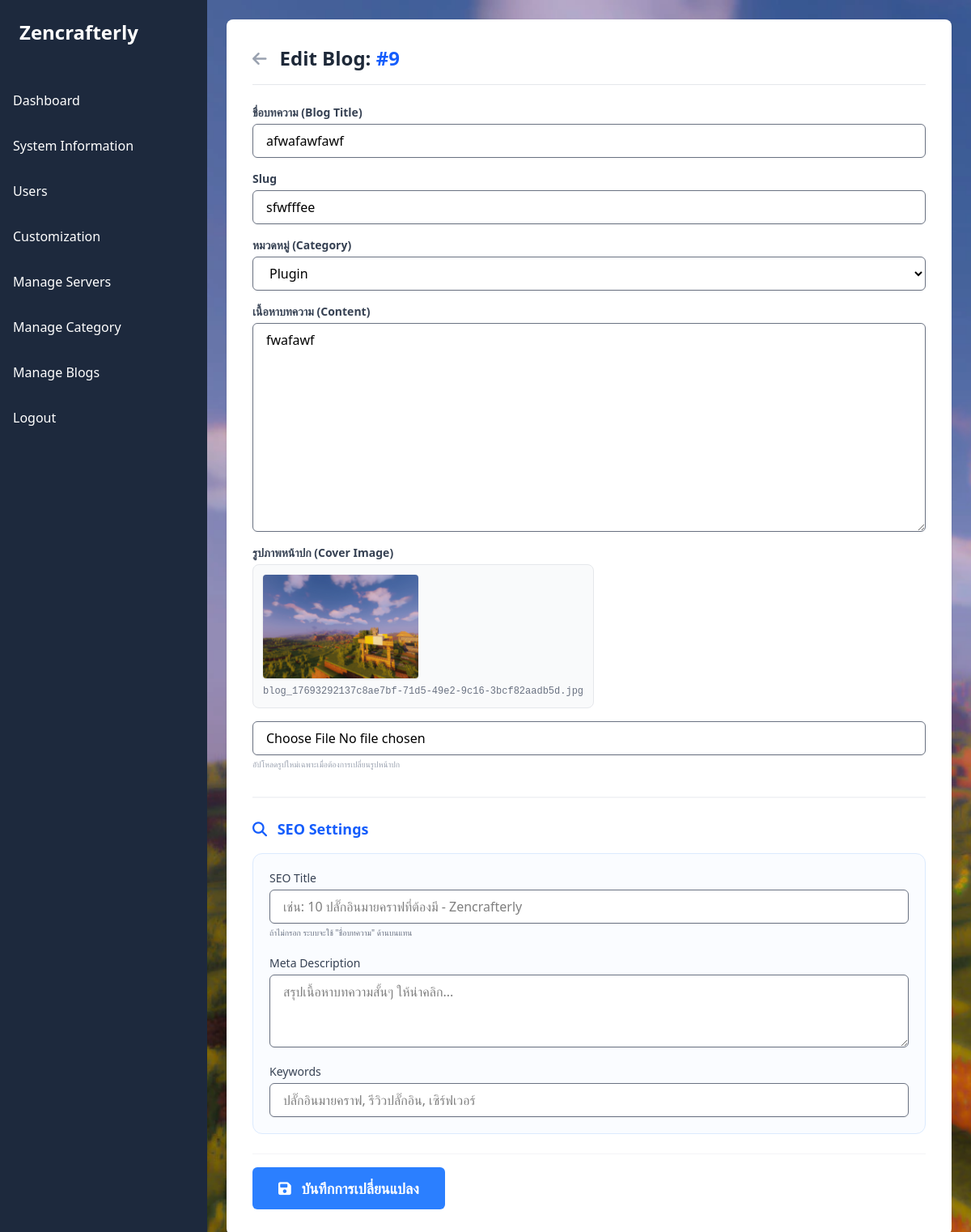
/administrator/editBlog.php?blogId=9 (signed in), run on the app's committed database.
### tables this page shows
CREATE TABLE `blogs` (
  `blogId` int NOT NULL,
  `userId` int NOT NULL,
  `blogTitle` varchar(255) NOT NULL,
  `blogContent` text,
  `views` int NOT NULL DEFAULT '0',
  `status` enum('draft','published','archived') NOT NULL DEFAULT 'published',
  `blogImage` varchar(255) NOT NULL,
  `seo_title` varchar(255) DEFAULT NULL,
  `seo_description` varchar(255) DEFAULT NULL,
  `seo_keywords` varchar(255) DEFAULT NULL,
  `categoryId` int DEFAULT NULL,
  `blogCategory` varchar(255) NOT NULL,
  `createdAt` datetime NOT NULL,
  `updatedAt` datetime DEFAULT NULL ON UPDATE CURRENT_TIMESTAMP,
  `slug` varchar(255) NOT NULL
);

### system/administratorSystem.php (called while the page is built, shortened)
<?php
function fetchEditBlog($conn, $blogId)
{
    $sql = "SELECT * FROM blogs WHERE blogId = :blogId";
    try {
        $stmt = $conn->prepare($sql);
        $stmt->bindParam(':blogId', $blogId, PDO::PARAM_INT);
        $stmt->execute();
        $fetchEditBlog = $stmt->fetch(PDO::FETCH_ASSOC);
        return $fetchEditBlog;
    } catch (PDOException $error) {
        throw new Exception("Database error: " . $error->getMessage());
    }
}

### administrator/editBlog.php (the view, shortened to what this page needs)
<?php
require_once '../system/administratorSystem.php';
?>
<!DOCTYPE html>
<html lang="en">
<head>
    <link rel="stylesheet" href="https://cdnjs.cloudflare.com/ajax/libs/font-awesome/6.6.0/css/all.min.css" />
    <link rel="stylesheet" href="../css/output.css">
    <link rel="stylesheet" href="../css/style.css">
</head>
<body class="bg-gray-50">
    <div class="flex">
        <?php include_once('../components/header-admin.php'); ?>
        <div class="flex-1 p-6">
            <div class="max-w-4xl mx-auto">
                <div class="card-white p-8 shadow-sm">
                    <?php
                    $blogId = $_GET['blogId'];
                    $blog = fetchEditBlog($conn, $blogId);
                    $imagePathsMap = [
                        'papermc' => '/img/blogs_image/blogs_server/papermc/',
                        'plugin' => '/img/blogs_image/blogs_plugin/plugin/',
                    ];
                    $imagePaths = $imagePathsMap[$blog['blogCategory']] ?? '';
                    ?>
                    <div class="flex items-center mb-6 border-b pb-4">
                        <a href="manageBlogs.php" class="text-gray-400 hover:text-blue-500 mr-4 transition"><i class="fa-solid fa-arrow-left fa-lg"></i></a>
                        <h2 class="text-2xl font-bold text-gray-800">Edit Blog: <span class="text-blue-600">#<?= htmlspecialchars($blog['blogId']) ?></span></h2>
                    </div>
                    <form action="" enctype="multipart/form-data" method="post" class="space-y-6">
                        <div class="space-y-4">
                            <div>
                                <label for="blogTitle" class="block text-sm font-bold text-gray-700 mb-1">ชื่อบทความ (Blog Title)</label>
                                <input type="text" name="blogTitle" class="input-form w-full" value="<?php echo htmlspecialchars($blog['blogTitle']); ?>" required>
                            </div>
                            <div>
                                <label for="slug" class="block text-sm font-bold text-gray-700 mb-1">Slug</label>
                                <input type="text" name="slug" class="input-form w-full" value="<?php echo htmlspecialchars($blog['slug']); ?>" required>
                            </div>
                            <div>
                                <label for="blogCategory" class="block text-sm font-bold text-gray-700 mb-1">หมวดหมู่ (Category)</label>
                                <select name="blogCategory" class="input-form w-full bg-white">
                                    <option value="plugin" <?php echo ($blog['blogCategory'] === 'plugin') ? 'selected' : ''; ?>>Plugin</option>
                                </select>
                            </div>
                            <div>
                                <label for="blogContent" class="block text-sm font-bold text-gray-700 mb-1">เนื้อหาบทความ (Content)</label>
                                <textarea name="blogContent" class="input-form w-full" rows="10" required><?php echo htmlspecialchars($blog['blogContent']); ?></textarea>
                            </div>
                            <div>
                                <label class="block text-sm font-bold text-gray-700 mb-1">รูปภาพหน้าปก (Cover Image)</label>
                                <?php if (!empty($blog['blogImage'])): ?>
                                    <div class="mb-3 p-3 bg-gray-50 rounded-lg border inline-block">
                                        <img src="..<?php echo htmlspecialchars($imagePaths . $blog['blogImage']); ?>" alt="Current Cover" class="w-48 h-32 object-cover rounded shadow-sm mb-2">
                                        <p class="text-xs text-gray-500 font-mono"><?php echo htmlspecialchars($blog['blogImage']); ?></p>
                                    </div>
                                <?php endif; ?>
                                <input type="file" name="blogImage" class="input-form w-full bg-white">
                                <p class="text-[10px] text-gray-400 mt-1">อัปโหลดรูปใหม่เฉพาะเมื่อต้องการเปลี่ยนรูปหน้าปก</p>
                            </div>
                        </div>
                        <div class="mt-8 pt-6 border-t-2 border-gray-100">
                            <h3 class="text-lg font-bold text-blue-600 mb-4">
                                <i class="fa-solid fa-magnifying-glass mr-2"></i> SEO Settings
                            </h3>
                            <div class="grid grid-cols-1 gap-5 bg-blue-50/30 p-5 rounded-xl border border-blue-100">
                                <div>
                                    <label class="block text-sm font-medium text-gray-700 mb-1">SEO Title</label>
                                    <input type="text" name="seo_title" class="input-form w-full bg-white"
                                           value="<?php echo htmlspecialchars($blog['seo_title'] ?? ''); ?>"
                                           placeholder="เช่น: 10 ปลั๊กอินมายคราฟที่ต้องมี - Zencrafterly">
                                    <p class="text-[10px] text-gray-500 mt-1">ถ้าไม่กรอก ระบบจะใช้ "ชื่อบทความ" ด้านบนแทน</p>
                                </div>
                                <div>
                                    <label class="block text-sm font-medium text-gray-700 mb-1">Meta Description</label>
                                    <textarea name="seo_description" rows="3" class="input-form w-full bg-white"
                                              placeholder="สรุปเนื้อหาบทความสั้นๆ ให้น่าคลิก..."><?php echo htmlspecialchars($blog['seo_description'] ?? ''); ?></textarea>
                                </div>
                                <div>
                                    <label class="block text-sm font-medium text-gray-700 mb-1">Keywords</label>
                                    <input type="text" name="seo_keywords" class="input-form w-full bg-white"
                                           value="<?php echo htmlspecialchars($blog['seo_keywords'] ?? ''); ?>"
                                           placeholder="ปลั๊กอินมายคราฟ, รีวิวปลั๊กอิน, เซิร์ฟเวอร์">
                                </div>
                            </div>
                        </div>
                        <div class="pt-4 border-t border-gray-100">
                            <button type="submit" class="btn-blue-500 w-full md:w-auto px-8 py-3 text-lg font-bold">
                                <i class="fa-solid fa-save mr-2"></i> บันทึกการเปลี่ยนแปลง
                            </button>
                        </div>
                    </form>
                </div>
            </div>
        </div>
    </div>
</body>
</html>

### css/style.css (style rules this page uses)
body { background-image: url('../img/bg_blur.webp'); background-size: cover; background-position: bg-center; background-repeat: no-repeat; }

### data on the page
blogs: blogId "9", blogTitle "afwafawfawf", slug "sfwfffee", blogCategory "Plugin", blogContent "fwafawf", blogCategory+blogImage (picture), blogImage "blog_17693292137c8ae7bf-71d5-49e2-9c16-3bcf82aadb5d.jpg"
